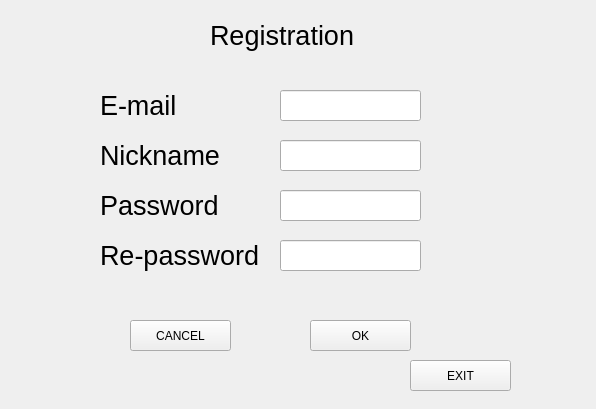
<?xml version="1.0" encoding="UTF-8"?>
<ui version="4.0">
 <class>Form</class>
 <widget class="QWidget" name="Form">
  <property name="geometry">
   <rect>
    <x>0</x>
    <y>0</y>
    <width>596</width>
    <height>409</height>
   </rect>
  </property>
  <property name="focusPolicy">
   <enum>Qt::StrongFocus</enum>
  </property>
  <property name="windowTitle">
   <string>Bomberman</string>
  </property>
  <property name="autoFillBackground">
   <bool>false</bool>
  </property>
  <widget class="QPushButton" name="button_ok">
   <property name="geometry">
    <rect>
     <x>310</x>
     <y>320</y>
     <width>101</width>
     <height>31</height>
    </rect>
   </property>
   <property name="mouseTracking">
    <bool>true</bool>
   </property>
   <property name="focusPolicy">
    <enum>Qt::ClickFocus</enum>
   </property>
   <property name="contextMenuPolicy">
    <enum>Qt::ActionsContextMenu</enum>
   </property>
   <property name="autoFillBackground">
    <bool>false</bool>
   </property>
   <property name="text">
    <string>OK</string>
   </property>
   <property name="checkable">
    <bool>false</bool>
   </property>
   <property name="checked">
    <bool>false</bool>
   </property>
   <property name="flat">
    <bool>false</bool>
   </property>
  </widget>
  <widget class="QLabel" name="label_nickname">
   <property name="geometry">
    <rect>
     <x>100</x>
     <y>140</y>
     <width>131</width>
     <height>31</height>
    </rect>
   </property>
   <property name="font">
    <font>
     <pointsize>20</pointsize>
    </font>
   </property>
   <property name="text">
    <string>Nickname</string>
   </property>
  </widget>
  <widget class="QLabel" name="label_password">
   <property name="geometry">
    <rect>
     <x>100</x>
     <y>190</y>
     <width>131</width>
     <height>31</height>
    </rect>
   </property>
   <property name="font">
    <font>
     <pointsize>20</pointsize>
    </font>
   </property>
   <property name="text">
    <string>Password</string>
   </property>
  </widget>
  <widget class="QPushButton" name="button_cancel">
   <property name="geometry">
    <rect>
     <x>130</x>
     <y>320</y>
     <width>101</width>
     <height>31</height>
    </rect>
   </property>
   <property name="text">
    <string>CANCEL</string>
   </property>
  </widget>
  <widget class="QLabel" name="label_sign_in">
   <property name="geometry">
    <rect>
     <x>210</x>
     <y>20</y>
     <width>151</width>
     <height>31</height>
    </rect>
   </property>
   <property name="font">
    <font>
     <pointsize>20</pointsize>
    </font>
   </property>
   <property name="text">
    <string>Registration</string>
   </property>
  </widget>
  <widget class="QLineEdit" name="lineEdit_nickname">
   <property name="geometry">
    <rect>
     <x>280</x>
     <y>140</y>
     <width>141</width>
     <height>31</height>
    </rect>
   </property>
  </widget>
  <widget class="QLineEdit" name="lineEdit_password">
   <property name="geometry">
    <rect>
     <x>280</x>
     <y>190</y>
     <width>141</width>
     <height>31</height>
    </rect>
   </property>
  </widget>
  <widget class="QPushButton" name="button_exit">
   <property name="geometry">
    <rect>
     <x>410</x>
     <y>360</y>
     <width>101</width>
     <height>31</height>
    </rect>
   </property>
   <property name="mouseTracking">
    <bool>true</bool>
   </property>
   <property name="focusPolicy">
    <enum>Qt::ClickFocus</enum>
   </property>
   <property name="contextMenuPolicy">
    <enum>Qt::ActionsContextMenu</enum>
   </property>
   <property name="autoFillBackground">
    <bool>false</bool>
   </property>
   <property name="text">
    <string>EXIT</string>
   </property>
   <property name="checkable">
    <bool>false</bool>
   </property>
   <property name="checked">
    <bool>false</bool>
   </property>
   <property name="flat">
    <bool>false</bool>
   </property>
  </widget>
  <widget class="QLineEdit" name="lineEdit_email">
   <property name="geometry">
    <rect>
     <x>280</x>
     <y>90</y>
     <width>141</width>
     <height>31</height>
    </rect>
   </property>
  </widget>
  <widget class="QLabel" name="label_email">
   <property name="geometry">
    <rect>
     <x>100</x>
     <y>90</y>
     <width>131</width>
     <height>31</height>
    </rect>
   </property>
   <property name="font">
    <font>
     <pointsize>20</pointsize>
    </font>
   </property>
   <property name="text">
    <string>E-mail</string>
   </property>
  </widget>
  <widget class="QLabel" name="label_repassword">
   <property name="geometry">
    <rect>
     <x>100</x>
     <y>240</y>
     <width>161</width>
     <height>31</height>
    </rect>
   </property>
   <property name="font">
    <font>
     <pointsize>20</pointsize>
    </font>
   </property>
   <property name="text">
    <string>Re-password</string>
   </property>
  </widget>
  <widget class="QLineEdit" name="lineEdit_repassword">
   <property name="geometry">
    <rect>
     <x>280</x>
     <y>240</y>
     <width>141</width>
     <height>31</height>
    </rect>
   </property>
  </widget>
  <widget class="QLabel" name="label">
   <property name="geometry">
    <rect>
     <x>270</x>
     <y>280</y>
     <width>171</width>
     <height>31</height>
    </rect>
   </property>
   <property name="text">
    <string/>
   </property>
  </widget>
 </widget>
 <resources/>
 <connections/>
</ui>
